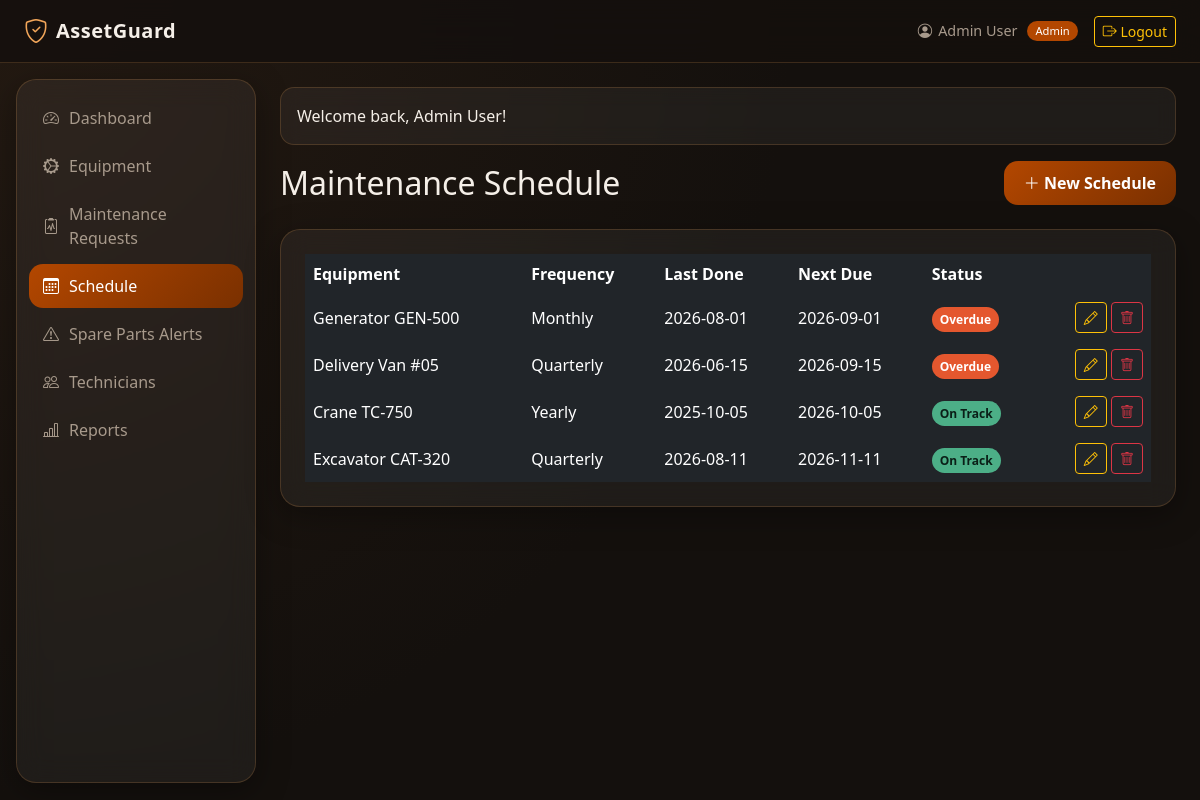
Page /admin/manage_schedule.php (signed in) on the committed database.
### tables this page shows
CREATE TABLE IF NOT EXISTS maintenance_schedule (
    id INT AUTO_INCREMENT PRIMARY KEY,
    equipment_id INT NOT NULL,
    frequency ENUM('Weekly', 'Monthly', 'Quarterly', 'Yearly') DEFAULT 'Monthly',
    last_done_date DATE,
    next_due_date DATE NOT NULL,
    notes TEXT,
    created_at TIMESTAMP DEFAULT CURRENT_TIMESTAMP,
    FOREIGN KEY (equipment_id) REFERENCES equipment(id) ON DELETE CASCADE
);

CREATE TABLE IF NOT EXISTS equipment (
    id INT AUTO_INCREMENT PRIMARY KEY,
    name VARCHAR(200) NOT NULL,
    type VARCHAR(100),
    location VARCHAR(150),
    status ENUM('Operational', 'Under Maintenance', 'Broken', 'Retired') DEFAULT 'Operational',
    risk_level ENUM('Low', 'Medium', 'High') DEFAULT 'Low',
    responsible_id INT,
    purchase_date DATE,
    created_at TIMESTAMP DEFAULT CURRENT_TIMESTAMP,
    FOREIGN KEY (responsible_id) REFERENCES users(id) ON DELETE SET NULL
);

### admin/manage_schedule.php (the view, shortened to what this page needs)
<?php
require_once __DIR__ . '/../config/database.php';
require_once __DIR__ . '/../includes/functions.php';
$schedules = $pdo->query("
    SELECT ms.*, e.name AS equipment_name
    FROM maintenance_schedule ms
    JOIN equipment e ON ms.equipment_id = e.id
    ORDER BY ms.next_due_date ASC
")->fetchAll();
include __DIR__ . '/../includes/header.php';
?>
<div class="d-flex justify-content-between align-items-center mb-4">
    <h2 class="mb-0">Maintenance Schedule</h2>
    <button class="btn btn-brand" data-bs-toggle="collapse" data-bs-target="#scheduleForm">
        <i class="bi bi-plus-lg"></i> New Schedule
    </button>
</div>
<div class="glass-panel p-4">
    <div class="table-responsive">
        <table class="table table-dark table-borderless align-middle mb-0">
            <thead>
                <tr>
                    <th>Equipment</th>
                    <th>Frequency</th>
                    <th>Last Done</th>
                    <th>Next Due</th>
                    <th>Status</th>
                    <th></th>
                </tr>
            </thead>
            <tbody>
                <?php foreach ($schedules as $s):
                    $isOverdue = strtotime($s['next_due_date']) < strtotime(date('Y-m-d'));
                    $isSoon = !$isOverdue && strtotime($s['next_due_date']) <= strtotime('+7 days');
                ?>
                <tr>
                    <td><?= htmlspecialchars($s['equipment_name']) ?></td>
                    <td><?= $s['frequency'] ?></td>
                    <td><?= formatDate($s['last_done_date']) ?></td>
                    <td><?= formatDate($s['next_due_date']) ?></td>
                    <td>
                        <?php if ($isOverdue): ?>
                            <span class="badge-status-danger px-2 py-1 rounded-pill">Overdue</span>
                        <?php elseif ($isSoon): ?>
                            <span class="badge-status-warning px-2 py-1 rounded-pill">Due Soon</span>
                        <?php else: ?>
                            <span class="badge-status-good px-2 py-1 rounded-pill">On Track</span>
                        <?php endif; ?>
                    </td>
                    <td class="text-end">
                        <a href="?edit=<?= $s['id'] ?>" class="btn btn-sm btn-outline-warning"><i class="bi bi-pencil"></i></a>
                        <a href="?delete=<?= $s['id'] ?>" class="btn btn-sm btn-outline-danger"
                           onclick="return confirm('Delete this schedule entry?');"><i class="bi bi-trash"></i></a>
                    </td>
                </tr>
                <?php endforeach; ?>
            </tbody>
        </table>
    </div>
</div>
<?php include __DIR__ . '/../includes/footer.php'; ?>

### assets/style.css (style rules this page uses)
:root { --color-primary: #B34700; --color-primary-dark: #7A3000; --color-accent: #F2A65A; --color-accent-light: #FFD9A8; --color-bg: #14100D; --color-bg-elevated: #1E1712; --color-glass: rgba(255, 255, 255, 0.05); --color-glass-border: rgba(242, 166, 90, 0.18); --color-text: #F5EFE8; --color-text-muted: #A89A8C; --status-good: #4CAF87; --status-warning: #F2A65A; --status-danger: #E4572E; --status-info: #5AA9E6; --status-muted: #6B7280; --radius-md: 14px; --radius-lg: 20px; --transition-fast: 180ms ease; --transition-smooth: 320ms cubic-bezier(0.4, 0, 0.2, 1); }
* { box-sizing: border-box; }
body { background: radial-gradient(circle at top left, #241A12 0%, var(--color-bg) 55%); color: var(--color-text); font-family: 'Segoe UI', system-ui, -apple-system, sans-serif; min-height: 100vh; }
.glass-panel { background: var(--color-glass); border: 1px solid var(--color-glass-border); border-radius: var(--radius-lg); backdrop-filter: blur(14px); -webkit-backdrop-filter: blur(14px); box-shadow: 0 8px 32px rgba(0, 0, 0, 0.35); transition: transform var(--transition-smooth), box-shadow var(--transition-smooth); }
.btn-brand { background: linear-gradient(135deg, var(--color-primary), var(--color-primary-dark)); color: #fff; border: none; border-radius: var(--radius-md); padding: 10px 20px; font-weight: 600; transition: transform var(--transition-fast), box-shadow var(--transition-fast); }
.badge-status-good { background: var(--status-good); color: #0A1F17; }
.badge-status-danger { background: var(--status-danger); color: #fff; }
[class^="badge-"] { padding: 4px 10px; border-radius: 999px; font-size: 0.75rem; font-weight: 600; }

### rows in the picture
maintenance_schedule: equipment.name "Generator GEN-500", frequency "Monthly", last_done_date "2026-08-01", next_due_date "2026-09-01", shows "Overdue"
maintenance_schedule: equipment.name "Delivery Van #05", frequency "Quarterly", last_done_date "2026-06-15", next_due_date "2026-09-15", shows "Overdue"
maintenance_schedule: equipment.name "Crane TC-750", frequency "Yearly", last_done_date "2025-10-05", next_due_date "2026-10-05", shows "On Track"
maintenance_schedule: equipment.name "Excavator CAT-320", frequency "Quarterly", last_done_date "2026-08-11", next_due_date "2026-11-11", shows "On Track"

### other values in the picture
APP_NAME "AssetGuard"
$currentUser['name'] "Admin User"
$currentUser['role'] "Admin"
$flash['message'] "Welcome back, Admin User!"
